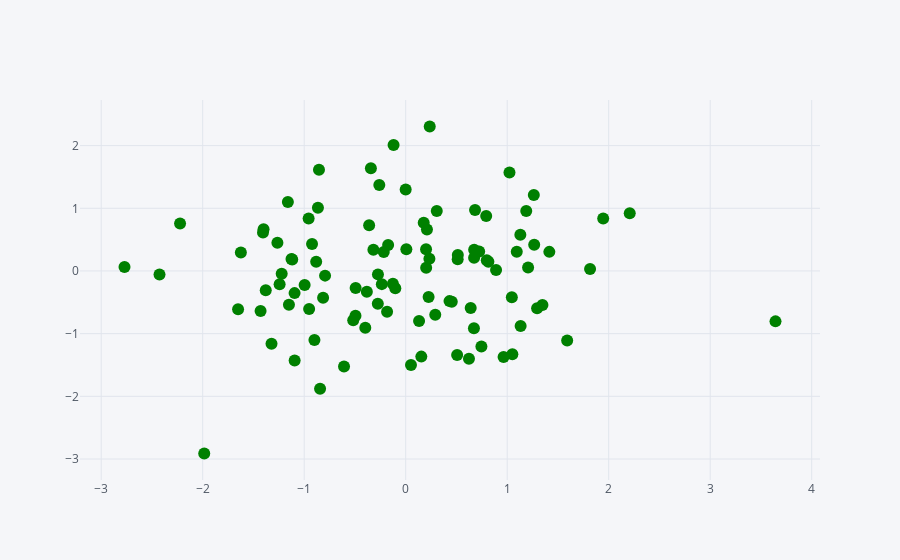

The notebook cell this image was saved under:
### Code cell
df.iplot(kind='scatter', x='A', y="B", mode='markers', size=12, color="green")
